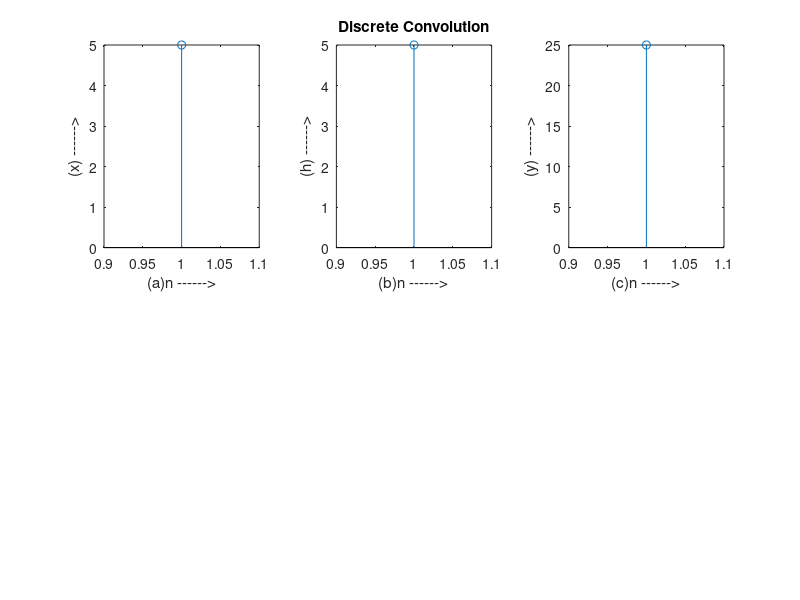

Reproduce this figure in MATLAB.
clc;clear all;close all;
x = input('Enter the 1st sequence : ');  
h = input('Enter the 2nd  sequence : ');   
y =conv(x,h);
subplot(2,3,1);stem(x);
ylabel('(x) ------>');
xlabel('(a)n ------>');
subplot(2,3,2);stem(h);
ylabel('(h) ------>');
xlabel('(b)n ------>');
title('Discrete Convolution');
subplot(2,3,3);stem(y);
ylabel('(y) ------>');
xlabel('(c)n ------>');
disp(' The resultant Signal is :');y

